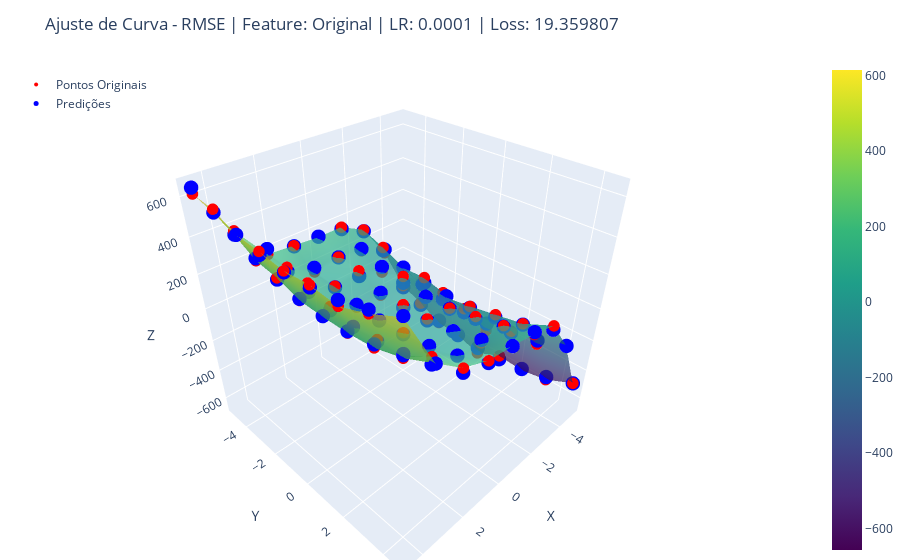

The notebook cell saved with this chart:
### Markdown cell above
### RMSE

### Code cell
_ = plot_best_by_loss(df_result, "RMSE", df, features_normalized, features_pradonized, show_original_points=True)
